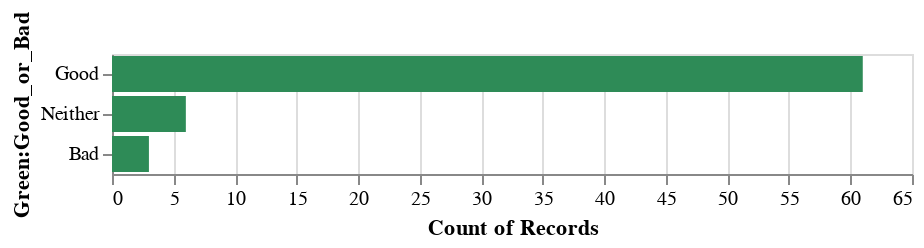

The cell this chart's notebook holds for it:
### Code cell
alt.Chart(df).mark_bar(color = "seagreen").encode(
    x="count(Green:Good_or_Bad)",
    y=alt.Y("Green:Good_or_Bad", sort='-x'),
)
